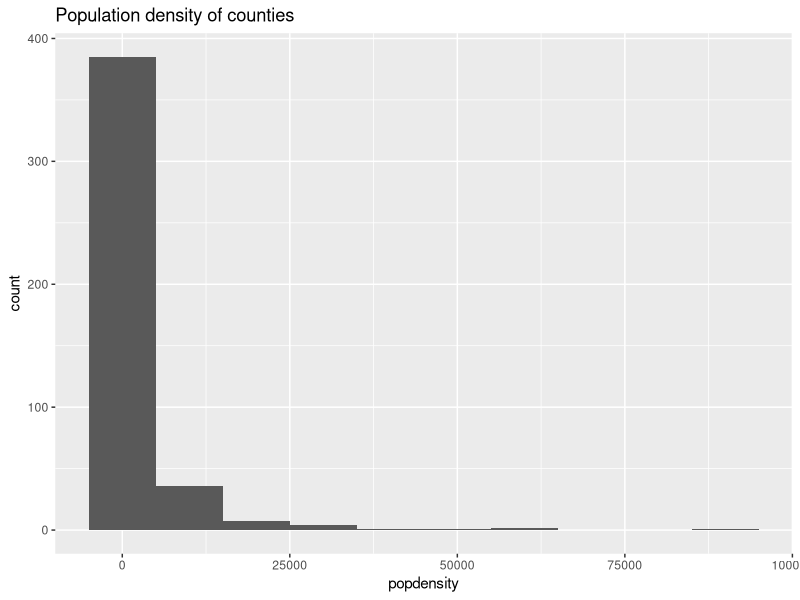

The R script that drew this image:
## ---- chunk 1
#| label: load-packages
#| message: false
library(tidyverse)
library(viridis)
## ---- chunk 2
#| label: exercise-1
ggplot(midwest, aes(x = popdensity)) + geom_histogram(binwidth = 10000) + ggtitle("Population density of counties")
